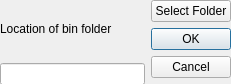
<?xml version="1.0" encoding="UTF-8"?>
<ui version="4.0">
 <class>Dialog</class>
 <widget class="QDialog" name="Dialog">
  <property name="geometry">
   <rect>
    <x>0</x>
    <y>0</y>
    <width>231</width>
    <height>84</height>
   </rect>
  </property>
  <property name="windowTitle">
   <string>XOP Configure</string>
  </property>
  <widget class="QWidget" name="">
   <property name="geometry">
    <rect>
     <x>0</x>
     <y>0</y>
     <width>231</width>
     <height>85</height>
    </rect>
   </property>
   <layout class="QHBoxLayout" name="horizontalLayout">
    <item>
     <layout class="QVBoxLayout" name="verticalLayout">
      <item>
       <widget class="QLabel" name="label">
        <property name="text">
         <string>Location of bin folder</string>
        </property>
       </widget>
      </item>
      <item>
       <widget class="QLineEdit" name="xop_name"/>
      </item>
     </layout>
    </item>
    <item>
     <layout class="QVBoxLayout" name="verticalLayout_2">
      <item>
       <widget class="QPushButton" name="xop_submit">
        <property name="text">
         <string>Select Folder</string>
        </property>
       </widget>
      </item>
      <item>
       <widget class="QDialogButtonBox" name="xop_box">
        <property name="orientation">
         <enum>Qt::Vertical</enum>
        </property>
        <property name="standardButtons">
         <set>QDialogButtonBox::Cancel|QDialogButtonBox::Ok</set>
        </property>
       </widget>
      </item>
     </layout>
    </item>
   </layout>
  </widget>
  <zorder>xop_box</zorder>
  <zorder>label</zorder>
  <zorder>xop_name</zorder>
  <zorder>xop_box</zorder>
  <zorder>xop_submit</zorder>
 </widget>
 <resources/>
 <connections>
  <connection>
   <sender>xop_box</sender>
   <signal>accepted()</signal>
   <receiver>Dialog</receiver>
   <slot>accept()</slot>
   <hints>
    <hint type="sourcelabel">
     <x>248</x>
     <y>254</y>
    </hint>
    <hint type="destinationlabel">
     <x>157</x>
     <y>274</y>
    </hint>
   </hints>
  </connection>
  <connection>
   <sender>xop_box</sender>
   <signal>rejected()</signal>
   <receiver>Dialog</receiver>
   <slot>reject()</slot>
   <hints>
    <hint type="sourcelabel">
     <x>316</x>
     <y>260</y>
    </hint>
    <hint type="destinationlabel">
     <x>286</x>
     <y>274</y>
    </hint>
   </hints>
  </connection>
 </connections>
</ui>
